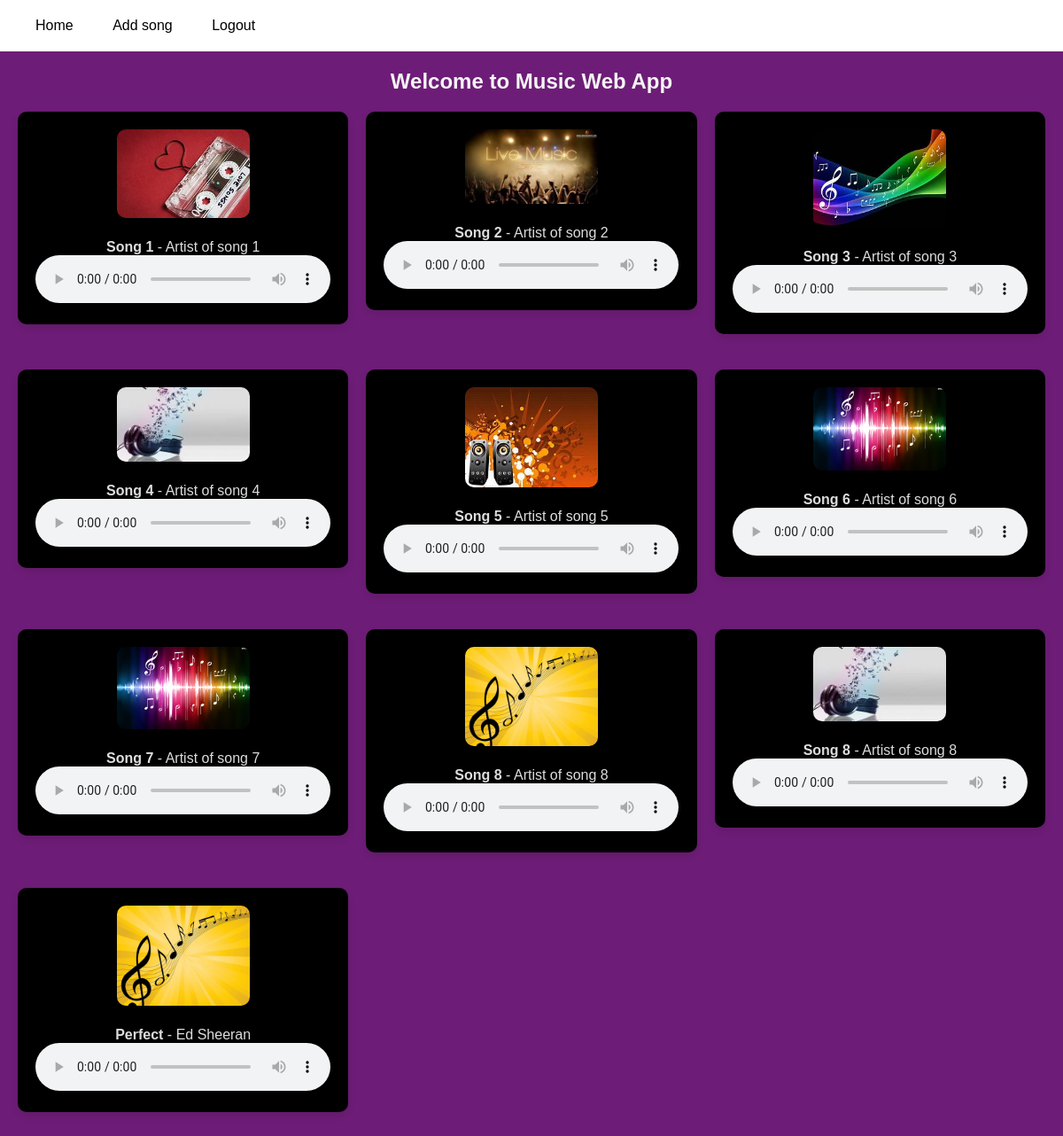
/music/display/, run on the app's committed database.
### music/models.py (models this page shows, shortened)
class Music(models.Model):
    title = models.CharField(max_length=100)
    artist = models.CharField(max_length=100)
    audio_file = models.FileField(upload_to='audio/')
    image_file = models.ImageField(upload_to='media/')
    uploaded_by = models.ForeignKey(User, on_delete=models.CASCADE)

### music/views.py (the view)
# urls.py: path('display/', views.display, name='display'),
def display(request):
    query = request.GET.get('q')
    if query:
        songs = Music.objects.filter(title__icontains=query)
    else:
        songs = Music.objects.all()
    return render(request, 'display.html', {'songs': songs})

### music/templates/display.html (shortened to what this page needs)
<!DOCTYPE html>
<html lang="en">
<head>
</head>
<body>
    <div class="navbar">
        <div class="navbar-left">
            <a href="{% url 'music:display' %}">Home</a>
            <a href="{% url 'music:add_song' %}">Add song</a>
            <a href="{% url 'music:logout' %}">Logout</a>
        </div>
    </div>
    <div class="container">
        <h2>Welcome to Music Web App</h2>
        <ul class="song-list">
            {% for song in songs %}
            <li class="song">
                <div class="card">
                    <div class="card-content">
                        {% if song.image_file %}
                        <img src="{{ song.image_file.url }}" alt="{{ song.title }}">
                        {% endif %}
                        <div>
                            <strong>{{ song.title }}</strong> - {{ song.artist }}
                            <audio controls>
                                <source src="{{ song.audio_file.url }}" type="audio/mpeg">
                            </audio>
                        </div>
                    </div>
                </div>
            </li>
            {% endfor %}
        </ul>
    </div>
</body>
</html>

### music/templates/display.html (style rules this page uses)
body { font-family: Arial, sans-serif; background-color:hsl(293, 61%, 29%); margin: 0; padding: 0; }
.navbar { background-color: white; overflow: hidden; display: flex; justify-content: space-between; align-items: center; padding: 10px 20px; }
.navbar a { color: black; text-decoration: none; padding: 10px 20px; display: inline-block; }
.container { max-width: 1200px; margin: 20px auto; padding: 0 20px; }
.container h2 { color: whitesmoke; text-align: center; }
.song-list { display: grid; grid-template-columns: repeat(auto-fill, minmax(300px, 1fr)); gap: 20px; padding: 0; margin: 0; list-style: none; }
.song { margin-bottom: 20px; }
.card { background-color: black; border-radius: 10px; padding: 20px; box-shadow: 0 4px 8px rgba(0, 0, 0, 0.1); transition: box-shadow 0.3s ease; }
.card img { width: 100%; max-width: 150px; height: auto; border-radius: 10px; margin-bottom: 20px; }
.card-content { color: #ddd; text-align: center; }
.card-content audio { width: 100%; }

### data on the page
Music: image_file (picture), title "Song 1", artist "Artist of song 1"
Music: image_file (picture), title "Song 2", artist "Artist of song 2"
Music: image_file (picture), title "Song 3", artist "Artist of song 3"
Music: image_file (picture), title "Song 4", artist "Artist of song 4"
Music: image_file (picture), title "Song 5", artist "Artist of song 5"
Music: image_file (placeholder picture), title "Song 6", artist "Artist of song 6"
Music: image_file (placeholder picture), title "Song 7", artist "Artist of song 7"
Music: image_file (picture), title "Song 8", artist "Artist of song 8"
Music: image_file (picture), title "Song 8", artist "Artist of song 8"
Music: image_file (picture), title "Perfect", artist "Ed Sheeran"
